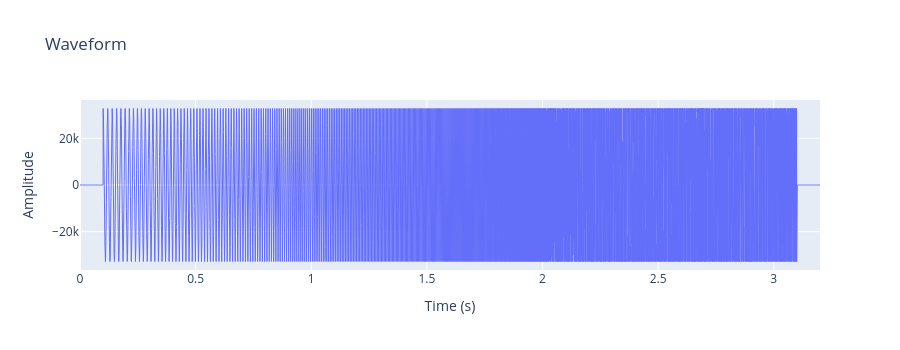

The cell this chart's notebook holds for it:
### Markdown cell above
## 51.2 Waveform

### Code cell
t = np.arange(n_samples) / fs

fig = go.Figure(go.Scatter(x=t, y=signal, mode='lines', line=dict(width=1)))
fig.update_layout(
    title='Waveform',
    xaxis_title='Time (s)',
    yaxis_title='Amplitude',
    width=900,
    height=350,
)
fig.show()

### Figure 1 — Plotly figure (JSON) as saved in the notebook; plotly's stock layout.template omitted (floating-point values rounded to 4 significant figures; data arrays with more than 128 entries replaced by an {"elided": "..."} marker saying what was removed)
{"data": [{"line": {"width": 1}, "mode": "lines", "type": "scatter", "x": {"elided": "141120 float values"}, "y": {"elided": "141120 float values"}}], "layout": {"height": 350, "title": {"text": "Waveform"}, "width": 900, "xaxis": {"title": {"text": "Time (s)"}}, "yaxis": {"title": {"text": "Amplitude"}}}}
